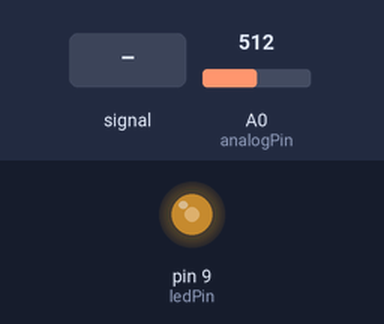
This sketch was run on a simulated Arduino Uno, built with avr-gcc and run on an emulated ATmega328P. Parts: output pins drawn as LEDs (lit = HIGH). The inputs (shaded band) are chosen by the test bench; at power-on: A0 (analogPin) = 512. What the sketch prints to the serial monitor is not drawn.

Above: at 1.2 s.
1.3 s: A0 (analogPin) fed a 200 Hz sine of ±81 counts around its level
Timing chart, 0 to 2.3 s (numbered marks = the images above; inputs shaded):
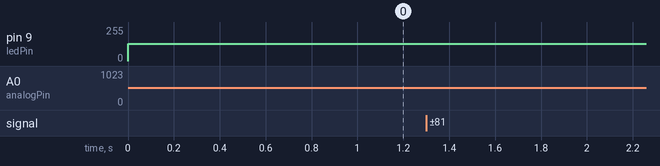

The sketch:

minmax_microphone.ino
```cpp
const int analogPin= 0;
const int ledPin = 9;
int brightness = 0;

void setup() {
  // put your setup code here, to run once:
  Serial.begin(9600);
  pinMode(ledPin, OUTPUT);
}

void loop() {
  // put your main code here, to run repeatedly:
  int mn = 1024;
  int mx = 0;

  for(int i = 0; i <1000; ++i){
     int val = analogRead(analogPin);
     //Serial.println(val);
      mn = min(mn, val);
      mx = max(mx, val);
      brightness = val /4;       //divide by 4 to fit in a byte
     analogWrite(ledPin, brightness);   // PWM the LED with the brightness value
  }
  Serial.print("m=");
  Serial.print(mn);
  Serial.print(" M=");
  Serial.print(mx);
  Serial.print(" D=");
  Serial.print(mx-mn);
  Serial.println();
    //delay(300);
}
```
